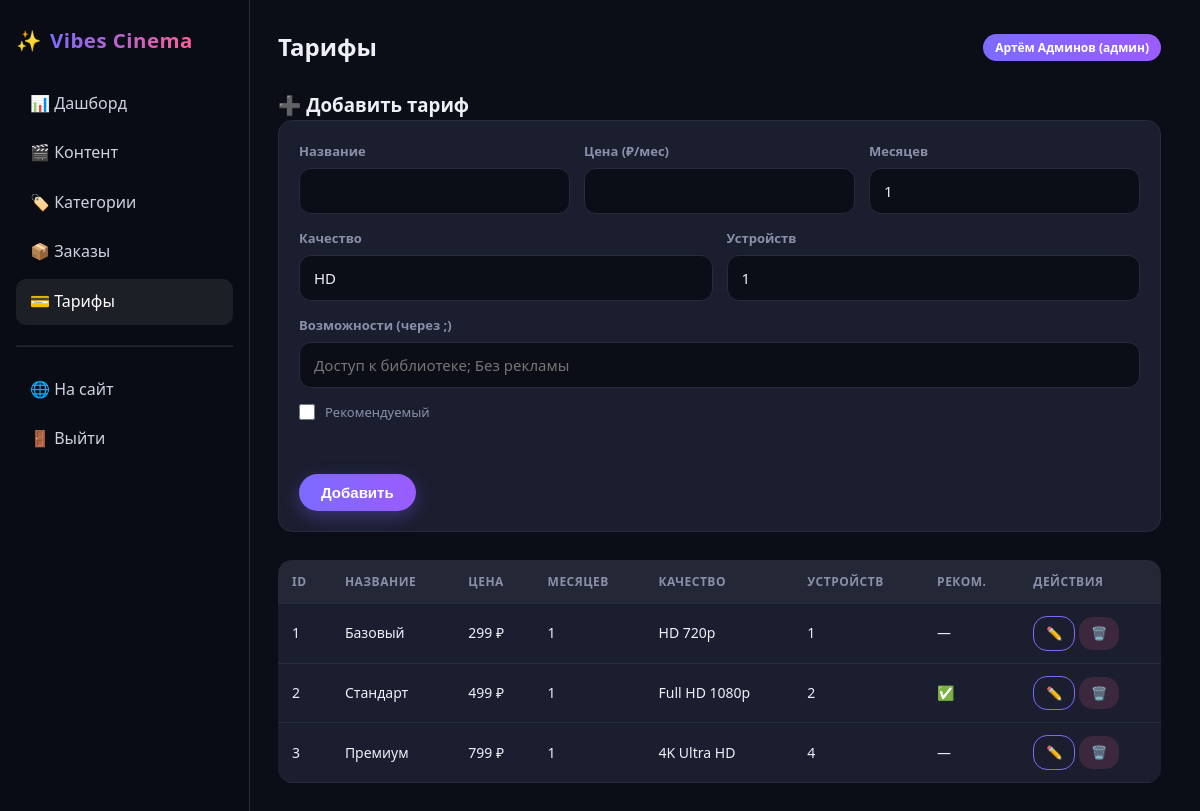
The page /admin/plans.php (signed in) on the database its author committed.
### tables this page shows
CREATE TABLE `plans` (
  `id` int(11) NOT NULL AUTO_INCREMENT,
  `name` varchar(80) NOT NULL,
  `price` decimal(10,2) NOT NULL,
  `months` int(11) NOT NULL DEFAULT 1,
  `quality` varchar(40) DEFAULT 'HD',
  `devices` int(11) DEFAULT 1,
  `features` text DEFAULT NULL,
  `is_recommended` tinyint(1) DEFAULT 0,
  PRIMARY KEY (`id`)
);

### includes/functions.php (called while the page is built, shortened)
<?php
function e(?string $s): string
{
    return htmlspecialchars((string)$s, ENT_QUOTES, 'UTF-8');
}
function money($sum): string
{
    return number_format((float)$sum, 0, ',', ' ') . ' ₽';
}

### admin/plans.php (the view, shortened to what this page needs)
<?php
include __DIR__ . '/_header.php';
$pdo = db();
$items = $pdo->query('SELECT * FROM plans ORDER BY price')->fetchAll();
$edit = null;
?>
<h3 style="margin-top:8px;"><?= $edit ? '✏️ Редактировать тариф' : '➕ Добавить тариф' ?></h3>
<form method="post" class="admin-form">
    <div class="form-row">
        <div class="form-field"><label>Название</label><input type="text" name="name" value="<?= e($edit['name'] ?? '') ?>" required></div>
        <div class="form-field"><label>Цена (₽/мес)</label><input type="number" step="0.01" name="price" value="<?= e($edit['price'] ?? '') ?>" required></div>
        <div class="form-field"><label>Месяцев</label><input type="number" name="months" value="<?= e($edit['months'] ?? '1') ?>"></div>
    </div>
    <div class="form-row">
        <div class="form-field"><label>Качество</label><input type="text" name="quality" value="<?= e($edit['quality'] ?? 'HD') ?>"></div>
        <div class="form-field"><label>Устройств</label><input type="number" name="devices" value="<?= e($edit['devices'] ?? '1') ?>"></div>
    </div>
    <div class="form-field"><label>Возможности (через ;)</label><input type="text" name="features" value="<?= e($edit['features'] ?? '') ?>" placeholder="Доступ к библиотеке; Без рекламы"></div>
    <label class="check-row"><input type="checkbox" name="is_recommended" <?= $edit && $edit['is_recommended'] ? 'checked' : '' ?>> Рекомендуемый</label>
    <br><br>
    <button type="submit" class="btn btn-primary"><?= $edit ? 'Сохранить' : 'Добавить' ?></button>
</form>
<table class="admin-table">
    <thead><tr><th>ID</th><th>Название</th><th>Цена</th><th>Месяцев</th><th>Качество</th><th>Устройств</th><th>Реком.</th><th>Действия</th></tr></thead>
    <tbody>
    <?php foreach ($items as $item): ?>
        <tr>
            <td><?= (int)$item['id'] ?></td>
            <td><?= e($item['name']) ?></td>
            <td><?= money($item['price']) ?></td>
            <td><?= (int)$item['months'] ?></td>
            <td><?= e($item['quality']) ?></td>
            <td><?= (int)$item['devices'] ?></td>
            <td><?= $item['is_recommended'] ? '✅' : '—' ?></td>
            <td>
                <a href="plans.php?edit=<?= (int)$item['id'] ?>" class="btn btn-outline btn-sm">✏️</a>
                <a href="plans.php?del=<?= (int)$item['id'] ?>" class="btn btn-danger btn-sm"
                   onclick="return confirm('Удалить тариф?');">🗑️</a>
            </td>
        </tr>
    <?php endforeach; ?>
    </tbody>
</table>
<?php include __DIR__ . '/_footer.php'; ?>

### assets/css/style.css (style rules this page uses)
* { margin: 0; padding: 0; box-sizing: border-box; }
html { -webkit-text-size-adjust: 100%; scrollbar-gutter: stable; }
body { font-family: 'Segoe UI', 'Montserrat', -apple-system, sans-serif; background: var(--bg); color: var(--text); line-height: 1.6; min-height: 100vh; overflow-x: hidden; }
a { color: inherit; text-decoration: none; }
.btn { display: inline-block; padding: 10px 22px; border-radius: 24px; font-weight: 700; font-size: 15px; border: none; cursor: pointer; transition: .25s; text-align: center; background: transparent; }
.btn-primary { background: linear-gradient(90deg, var(--accent), #9b5cff); color: #fff; box-shadow: 0 6px 18px rgba(124,92,255,.35); position: relative; overflow: hidden; }
.btn-primary::after { content: ''; position: absolute; top: 0; left: -80%; width: 50%; height: 100%; background: linear-gradient(100deg, transparent, rgba(255,255,255,.35), transparent); transform: skewX(-20deg); transition: left .5s ease; z-index: 1; }
.btn-outline { border: 1px solid var(--accent); color: var(--accent); }
.btn-danger { background: rgba(255,92,138,.15); color: var(--accent-2); }
.btn-sm { padding: 6px 12px; font-size: 13px; border-radius: 14px; }
.form-field { margin-bottom: 14px; }
.form-row { display: flex; gap: 14px; }
.form-row .form-field { flex: 1; }
.form-field label { display: block; font-size: 13px; font-weight: 700; margin-bottom: 6px; color: var(--muted); }
.form-field input, .form-field select, .form-field textarea { width: 100%; padding: 12px 14px; border-radius: 12px; border: 1px solid var(--border); background: var(--bg); color: var(--text); font-size: 15px; font-family: inherit; outline: none; transition: .2s; }
.check-row { display: flex; align-items: center; gap: 10px; font-size: 13px; color: var(--muted); cursor: pointer; }
.check-row input { width: 16px; height: 16px; accent-color: var(--accent); }
.admin-table { width: 100%; border-collapse: collapse; background: var(--card); border-radius: 14px; overflow: hidden; }
.admin-table th, .admin-table td { padding: 12px 14px; text-align: left; font-size: 14px; border-bottom: 1px solid var(--border); }
.admin-table th { background: rgba(255,255,255,.04); color: var(--muted); font-size: 12px; text-transform: uppercase; letter-spacing: .5px; }

### admin/_header.php (style rules this page uses)
.admin-form { background: var(--card); padding: 20px; border-radius: 14px; border: 1px solid var(--border); margin-bottom: 28px; }

### rows shown on the page
plans: id "1", name "Базовый", price "299 ₽", months "1", quality "HD 720p", devices "1"
plans: id "2", name "Стандарт", price "499 ₽", months "1", quality "Full HD 1080p", devices "2"
plans: id "3", name "Премиум", price "799 ₽", months "1", quality "4K Ultra HD", devices "4"

### other values the page prints
$adminTitle "Тарифы"
$adminUser['first_name'] "Артём"
$adminUser['last_name'] "Админов"
